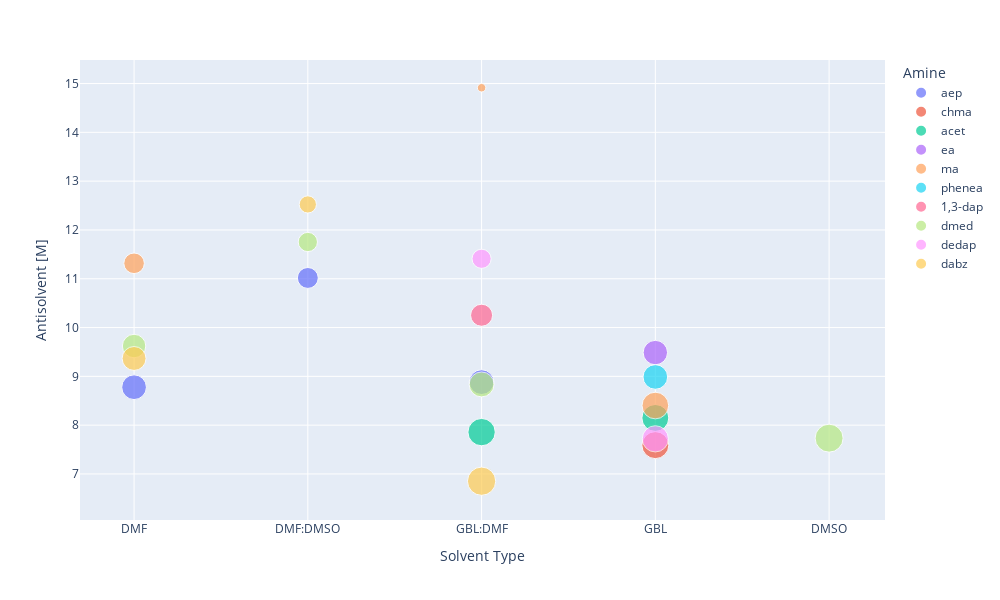

Notebook code cell kept with this figure:
### Markdown cell above
# Solvent Type vs. Antisolvent concentration

### Code cell
import plotly.express as px
# temps
data = pd.read_excel('./data/only4_diffusion_topcolmn.xlsx', engine='openpyxl')
data = data.rename(columns={'[DCM]': 'Antisolvent [M]', '[Solvent]': 'Solvent [M]', 'Solvent': 'Solvent Type'})
fig = px.scatter(data, x="Solvent Type", y="Antisolvent [M]", color="Amine",
                 size='Solvent [M]', hover_data=['Solvent [M]'], width=1000, height=600)
fig.show()

### Figure 1 — Plotly figure (JSON) as saved in the notebook; plotly's stock layout.template omitted (floating-point values rounded to 4 significant figures)
{"data": [{"customdata": [[4.248], [3.044], [4.277]], "hovertemplate": "Amine=aep<br>Solvent Type=%{x}<br>Antisolvent [M]=%{y}<br>Solvent [M]=%{customdata[0]}<extra></extra>", "legendgroup": "aep", "marker": {"color": "#636efa", "size": [4.248, 3.044, 4.277], "sizemode": "area", "sizeref": 0.0139, "symbol": "circle"}, "mode": "markers", "name": "aep", "orientation": "v", "showlegend": true, "type": "scatter", "x": ["DMF", "DMF:DMSO", "GBL:DMF"], "xaxis": "x", "y": [8.777, 11.02, 8.882], "yaxis": "y"}, {"customdata": [[5.065]], "hovertemplate": "Amine=chma<br>Solvent Type=%{x}<br>Antisolvent [M]=%{y}<br>Solvent [M]=%{customdata[0]}<extra></extra>", "legendgroup": "chma", "marker": {"color": "#EF553B", "size": [5.065], "sizemode": "area", "sizeref": 0.0139, "symbol": "circle"}, "mode": "markers", "name": "chma", "orientation": "v", "showlegend": true, "type": "scatter", "x": ["GBL"], "xaxis": "x", "y": [7.591], "yaxis": "y"}, {"customdata": [[5.043], [5.206]], "hovertemplate": "Amine=acet<br>Solvent Type=%{x}<br>Antisolvent [M]=%{y}<br>Solvent [M]=%{customdata[0]}<extra></extra>", "legendgroup": "acet", "marker": {"color": "#00cc96", "size": [5.043, 5.206], "sizemode": "area", "sizeref": 0.0139, "symbol": "circle"}, "mode": "markers", "name": "acet", "orientation": "v", "showlegend": true, "type": "scatter", "x": ["GBL", "GBL:DMF"], "xaxis": "x", "y": [8.148, 7.857], "yaxis": "y"}, {"customdata": [[4.143]], "hovertemplate": "Amine=ea<br>Solvent Type=%{x}<br>Antisolvent [M]=%{y}<br>Solvent [M]=%{customdata[0]}<extra></extra>", "legendgroup": "ea", "marker": {"color": "#ab63fa", "size": [4.143], "sizemode": "area", "sizeref": 0.0139, "symbol": "circle"}, "mode": "markers", "name": "ea", "orientation": "v", "showlegend": true, "type": "scatter", "x": ["GBL"], "xaxis": "x", "y": [9.487], "yaxis": "y"}, {"customdata": [[4.935], [2.948], [0.4999]], "hovertemplate": "Amine=ma<br>Solvent Type=%{x}<br>Antisolvent [M]=%{y}<br>Solvent [M]=%{customdata[0]}<extra></extra>", "legendgroup": "ma", "marker": {"color": "#FFA15A", "size": [4.935, 2.948, 0.4999], "sizemode": "area", "sizeref": 0.0139, "symbol": "circle"}, "mode": "markers", "name": "ma", "orientation": "v", "showlegend": true, "type": "scatter", "x": ["GBL", "DMF", "GBL:DMF"], "xaxis": "x", "y": [8.402, 11.32, 14.91], "yaxis": "y"}, {"customdata": [[4.219]], "hovertemplate": "Amine=phenea<br>Solvent Type=%{x}<br>Antisolvent [M]=%{y}<br>Solvent [M]=%{customdata[0]}<extra></extra>", "legendgroup": "phenea", "marker": {"color": "#19d3f3", "size": [4.219], "sizemode": "area", "sizeref": 0.0139, "symbol": "circle"}, "mode": "markers", "name": "phenea", "orientation": "v", "showlegend": true, "type": "scatter", "x": ["GBL"], "xaxis": "x", "y": [8.987], "yaxis": "y"}, {"customdata": [[3.385]], "hovertemplate": "Amine=1,3-dap<br>Solvent Type=%{x}<br>Antisolvent [M]=%{y}<br>Solvent [M]=%{customdata[0]}<extra></extra>", "legendgroup": "1,3-dap", "marker": {"color": "#FF6692", "size": [3.385], "sizemode": "area", "sizeref": 0.0139, "symbol": "circle"}, "mode": "markers", "name": "1,3-dap", "orientation": "v", "showlegend": true, "type": "scatter", "x": ["GBL:DMF"], "xaxis": "x", "y": [10.25], "yaxis": "y"}, {"customdata": [[3.817], [5.447], [2.576], [4.307]], "hovertemplate": "Amine=dmed<br>Solvent Type=%{x}<br>Antisolvent [M]=%{y}<br>Solvent [M]=%{customdata[0]}<extra></extra>", "legendgroup": "dmed", "marker": {"color": "#B6E880", "size": [3.817, 5.447, 2.576, 4.307], "sizemode": "area", "sizeref": 0.0139, "symbol": "circle"}, "mode": "markers", "name": "dmed", "orientation": "v", "showlegend": true, "type": "scatter", "x": ["DMF", "DMSO", "DMF:DMSO", "GBL:DMF"], "xaxis": "x", "y": [9.621, 7.734, 11.75, 8.834], "yaxis": "y"}, {"customdata": [[4.769], [2.551]], "hovertemplate": "Amine=dedap<br>Solvent Type=%{x}<br>Antisolvent [M]=%{y}<br>Solvent [M]=%{customdata[0]}<extra></extra>", "legendgroup": "dedap", "marker": {"color": "#FF97FF", "size": [4.769, 2.551], "sizemode": "area", "sizeref": 0.0139, "symbol": "circle"}, "mode": "markers", "name": "dedap", "orientation": "v", "showlegend": true, "type": "scatter", "x": ["GBL", "GBL:DMF"], "xaxis": "x", "y": [7.72, 11.41], "yaxis": "y"}, {"customdata": [[3.983], [2.06], [5.56]], "hovertemplate": "Amine=dabz<br>Solvent Type=%{x}<br>Antisolvent [M]=%{y}<br>Solvent [M]=%{customdata[0]}<extra></extra>", "legendgroup": "dabz", "marker": {"color": "#FECB52", "size": [3.983, 2.06, 5.56], "sizemode": "area", "sizeref": 0.0139, "symbol": "circle"}, "mode": "markers", "name": "dabz", "orientation": "v", "showlegend": true, "type": "scatter", "x": ["DMF", "DMF:DMSO", "GBL:DMF"], "xaxis": "x", "y": [9.366, 12.52, 6.852], "yaxis": "y"}], "layout": {"height": 600, "legend": {"itemsizing": "constant", "title": {"text": "Amine"}, "tracegroupgap": 0}, "margin": {"t": 60}, "width": 1000, "xaxis": {"anchor": "y", "domain": [0, 1], "title": {"text": "Solvent Type"}}, "yaxis": {"anchor": "x", "domain": [0, 1], "title": {"text": "Antisolvent [M]"}}}}
